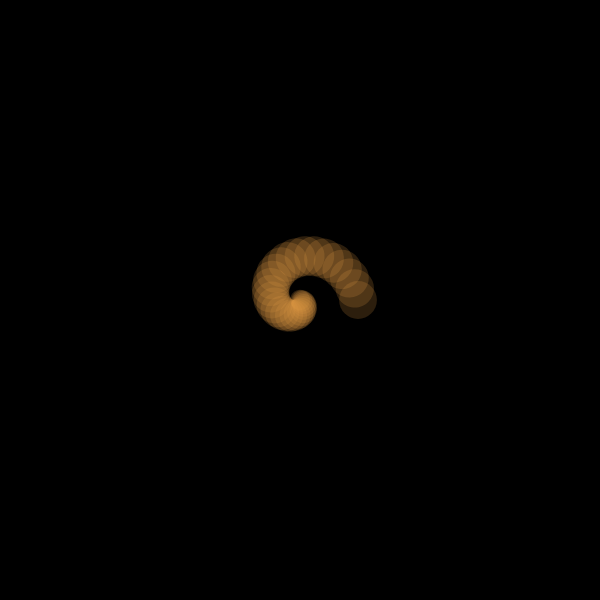
Frame 1 (no input)
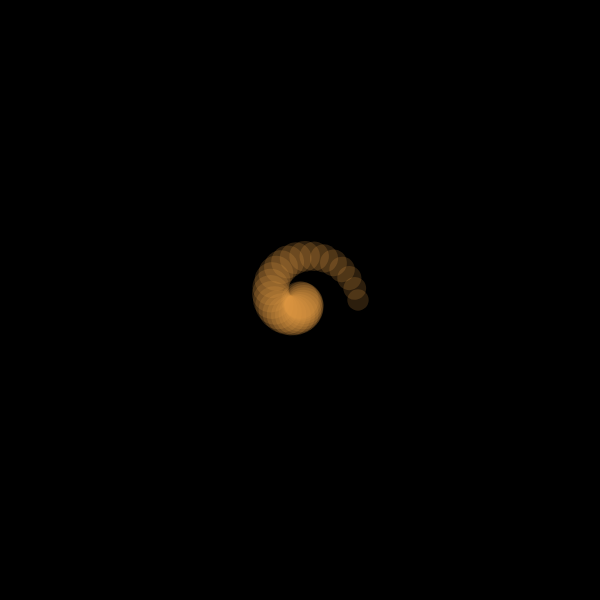
Frame 60 (no input)
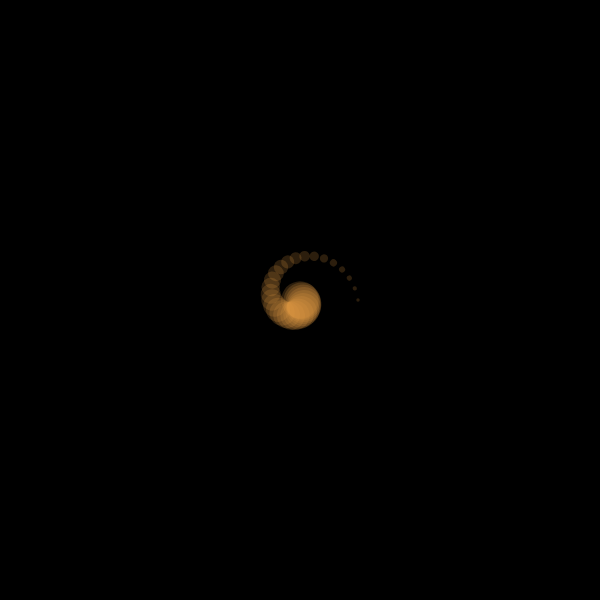
Frame 120 (the mouse pressed at the canvas centre since frame 60)

The p5.js sketch that drew these frames (run headless with seeded random() and noise() and a simulated clock; from frame 60 on, the mouse is pressed at the canvas centre):

// p5.js sketch
// ── sketch.js
var time = 0;

function setup() {
  createCanvas(600,600);
  background(80);
  angleMode(DEGREES);
}

function draw() {
  background(0);
  var i = 0;
  var radius=250;
  
  time = time + 1;
  translate(300,300);
  //var sc = map(sin(time),1,-1,0,20);
  //scale(sc);
  noStroke();
  fill(225,151,68,50);
  
  while(i<30){
    rotate(360/30);
    var s = map(sin(i*4 +time), -1, 1, 0, 40 )
    ellipse(i * 2,0,s,s);
    
    
    i=i+1;
  }
  
}
